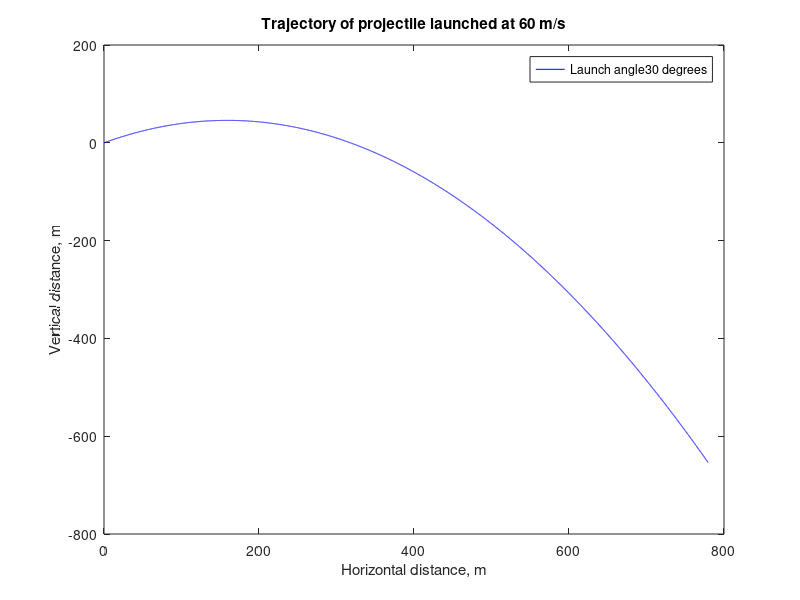

Write the MATLAB code that produced this figure.
%Program to plot the trajectories of a projectile launched at a given
%initial velocity and launch angle

%% Input data
g = 9.81;    % acceleration due to gravity
StartVel = 60;  % m/s
Angle = pi/6;      % 30 degrees

%% 
% Create vector of times with increment 0.001s
Time = 0:0.001:15; 

% Calculate horizontal displacement for each time increment
HorzDist = cos(Angle) * (Time .* StartVel);

% Calculate vertical displacement for each time increment
VertDist = sin(Angle) * (Time .* StartVel) - 0.5 * g * Time.^2;

%% 
% Plot trajectory - horizontal against vertical distance
plot(HorzDist(1:end),VertDist(1:end), 'b');

% Add axis labels
xlabel('Horizontal distance, m');
ylabel('Vertical distance, m');

% Create string for title
strTitle = ['Trajectory of projectile launched at ' num2str(StartVel) ' m/s'];
title( strTitle );

% Add legend
strAnglesDeg = num2str(Angle * 180 / pi);
legend(strcat('Launch angle ', strAnglesDeg,' degrees') );